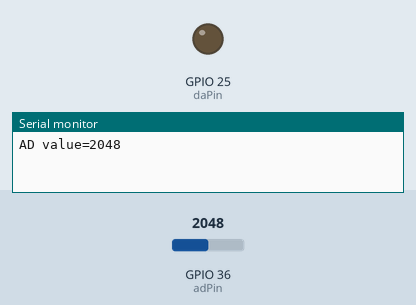
Recording of a sketch running on a simulated ESP32. Parts: output pins drawn as LEDs (lit = HIGH), the last lines printed to the serial monitor. The inputs (shaded band) are chosen by the test bench; at power-on: GPIO 36 (adPin) = 2048.

Above: at 0.05 s.
At 9.47 s:
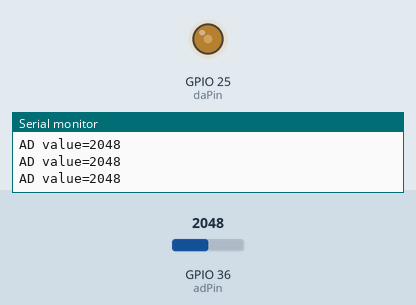
At 19.99 s:
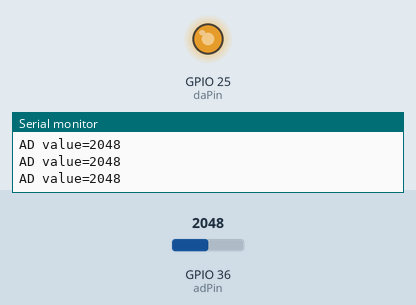
At 39.94 s:
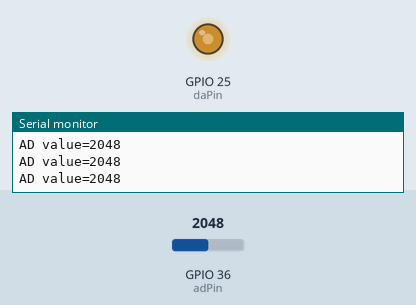
Timing chart, 0 to 40.0 s (numbered marks = the images above):
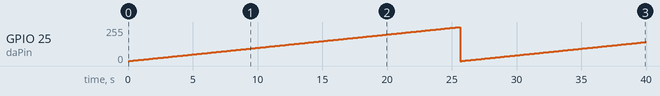

The sketch:

Adda.ino
```cpp
//DA输出0-3.3，AD采样后通过串口显示
//connect GPIO36 to GPIO25
int adPin=36;
int daPin=25;
int adValue;
uint8_t daValue=0;
void setup() {
  // put your setup code here, to run once:
  Serial.begin(115200);
}

void loop() {
  // put your main code here, to run repeatedly:
  dacWrite(daPin,daValue);
  daValue++;
  adValue=analogRead(adPin);
  Serial.print("AD value=");
  Serial.println(adValue);
  delay(100);
}
```

Measured:
- by itself, GPIO 25 (daPin): 0/255 → 1/255 at 0.10 s, → 2/255 0.10 s later, → 3/255 0.10 s later, → 4/255 0.10 s later, … (399 changes in this stretch)
